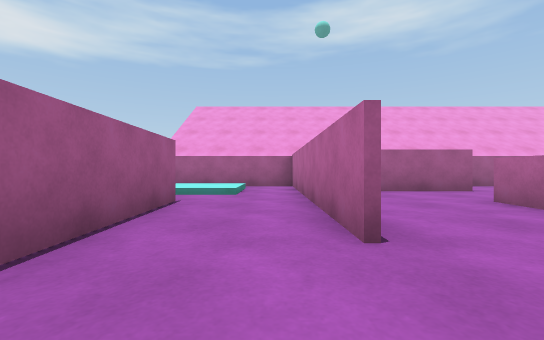
View 1 (above)

19 first-person views from a walk through a Unity game level. The camera is 0.51 m above the floor, looks level and sees 90° across. The floor is counted in squares, 1 m on a side. Each view is taken from the middle of a square. On the plan, view 1 faces up. The plan holds only what a view shows up to about 9 squares ahead; the rest is blank. The place goes on beyond the plan. The player character is not drawn.

View 2
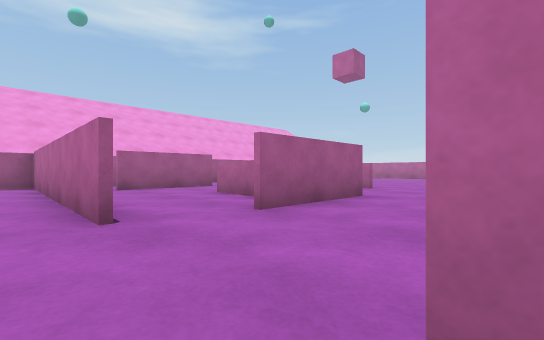

View 3
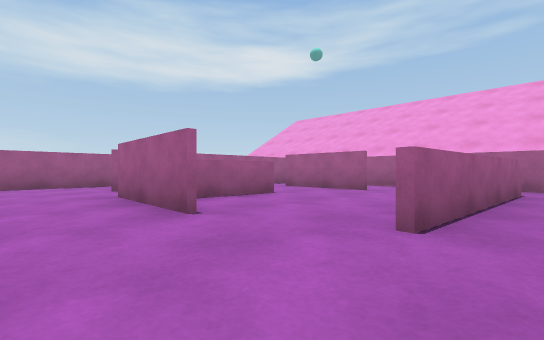

View 4
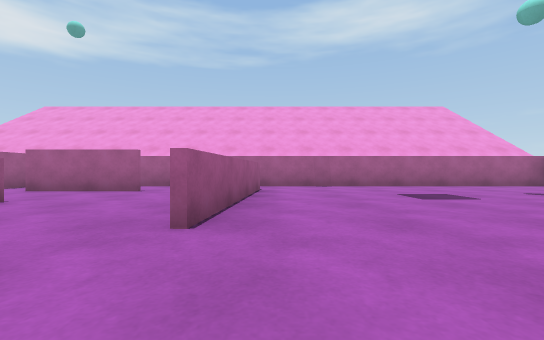

View 5
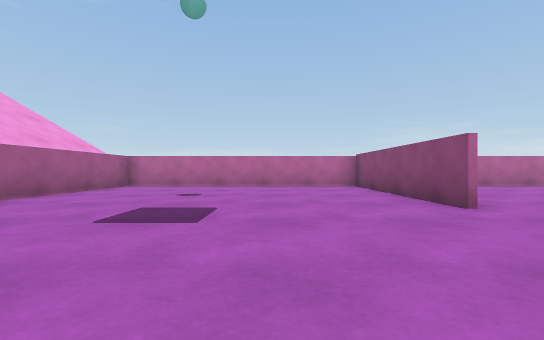

View 6
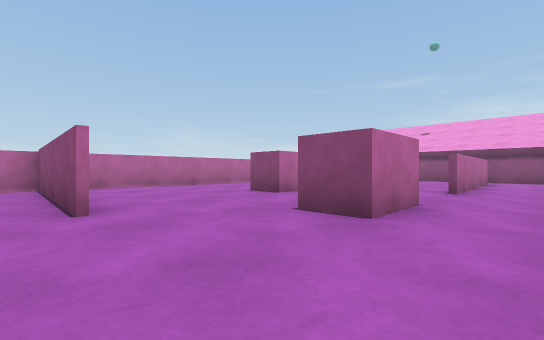

View 7
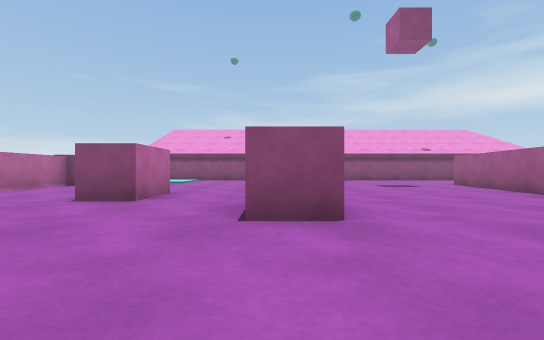

View 8
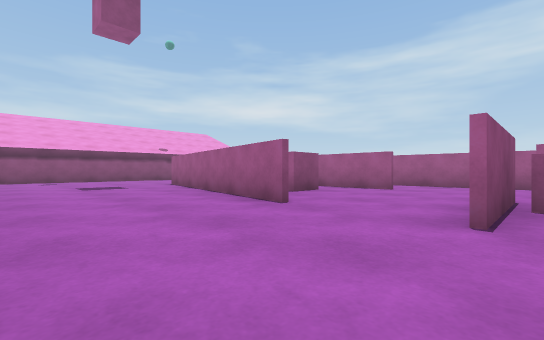

View 9
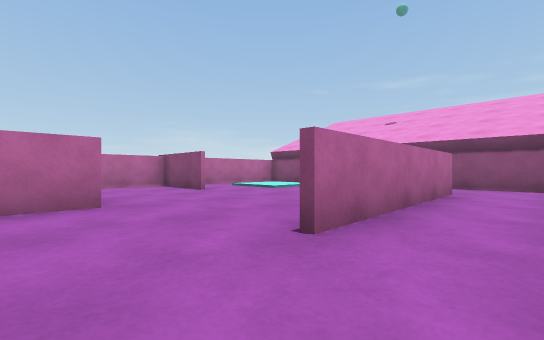

View 10
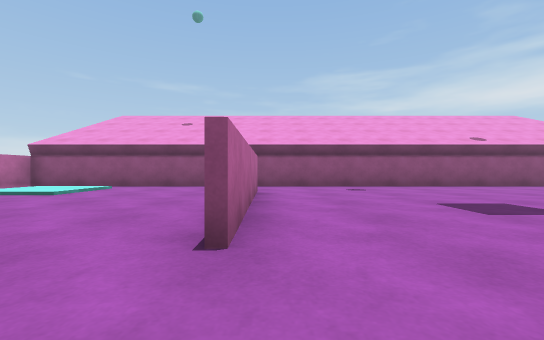

View 11
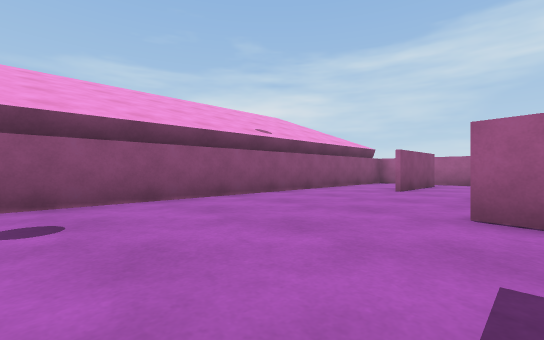

View 12
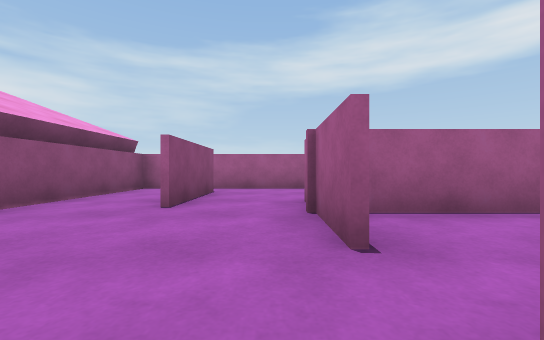

View 13
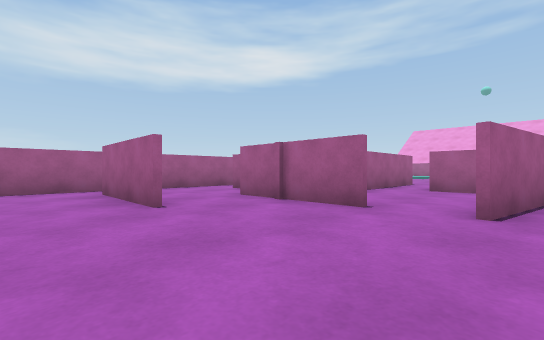

View 14
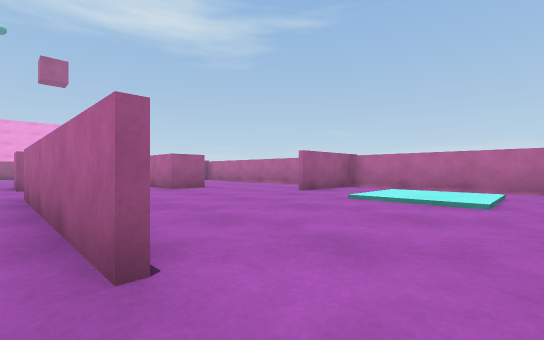

View 15
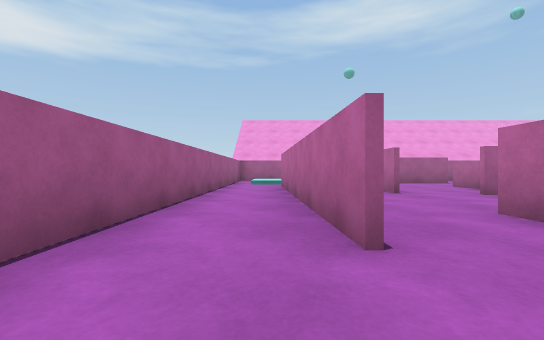

View 16
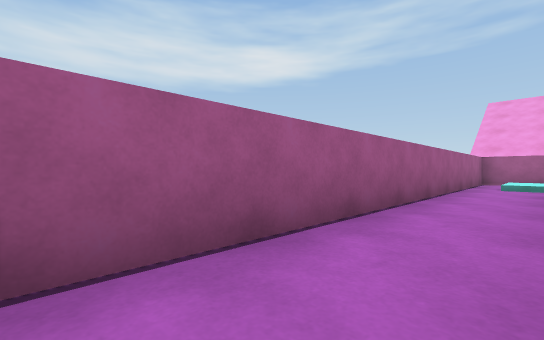

View 17
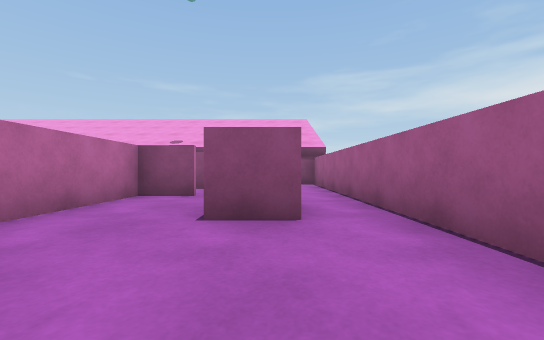

View 18
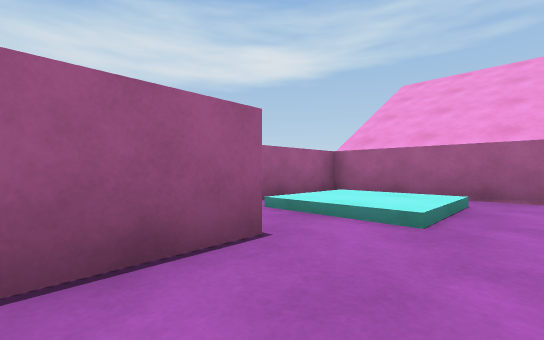

View 19
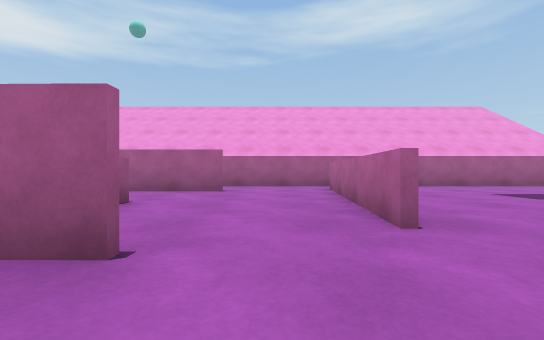

### Floor plan
Points are (right, up) in squares from view 1. A wall is a line through its corners. A room is listed if a view was taken in it or the views show most of it. See-through windows are left out.
Room 1 (views 1, 2, 18)
walls: (-1.6, 4.5) (-1.3, -1.5); (0.6, 1.9) (0.6, 8.5) (-3.5, 8.5) (-3.5, 1.5); (-1.6, 1.5) (-1.7, 4.1); (0.6, -1.4) (0.6, -0.8)
ways out: opening at (-3, 2) to room 3; opening at (0, -1.5) to room 3; opening at (1, 0.5) to room 4
Room 2 (views 3, 4, 5, 6, 7, 8, 9, 10, 11, 12, 13, 14, 19)
walls: (11.5, 1.4) (16.5, 1.3); (4.9, -0.8) (3.6, -7.6); (14.2, -6.7) (16.6, -6.7); (7.1, 2.4) (7.3, 4.3); (9.4, -9.7) (9.3, -4.7); (16.6, -6.8) (14.2, -6.8); (2.3, -7.5) (-0.4, -7.5); (7.7, 7.3) (7.3, 2.3); (0.3, -9.5) (-2.5, -9.5); (-3.5, -8.5) (-3.5, -11.5) (16.6, -11.5) (16.6, 8.5) (7.4, 8.5)
ways out: opening at (-3, -9) to room 3; opening at (0, -8) to room 3; opening at (3, -8) to room 4; opening at (5, 0.5) to room 4; opening at (6, 3.5) to room 5; opening at (8, 8) to room 5
objects: pink block (10, -2) to (10, -1); pink block (12, -4) to (13, -3)
Room 3 (views 15, 16, 17)
walls: (-1.4, -2.4) (-1.6, 1.5); (-0.6, -7.3) (0.6, -7.4) (0.6, -4.6); (-2.5, -9.4) (0.3, -9.4); (-3.5, 1.5) (-3.5, -8.5)
ways out: opening at (-3, 2) to room 1; opening at (0, -1.5) to room 1; opening at (-3, -9) to room 2; opening at (0, -8) to room 2
objects: pink block (-2, -6) to (-2, -5)
Room 4 (no view inside)
walls: (0.8, -0.8) (0.8, -7.6); (5.2, 1.5) (2.3, 1.6)
ways out: opening at (1, 0.5) to room 1; opening at (3, -8) to room 2; opening at (5, 0.5) to room 2; opening at (2, 1) to room 6
objects: pink block (2, -3) to (3, -2)
Room 5 (no view inside)
walls: (4.8, 6.5) (3.6, 6.5); (3.7, 4.4) (3.5, 1.8); (7.3, 4.3) (7.5, 7.2); (7.4, 8.5) (2.5, 8.5); (0.8, 8) (0.8, 7.2)
ways out: opening at (6, 3.5) to room 2; opening at (8, 8) to room 2; opening at (4, 5.5) to room 6; gap at (2, 7) to room 6
Room 6 (no view inside)
walls: (3.4, 2.9) (3.6, 4.4); (2.5, 1.6) (5.1, 1.5); (3.6, 6.5) (2.1, 6.5)
ways out: opening at (2, 1) to room 4; opening at (4, 5.5) to room 5; gap at (2, 7) to room 5

Positions as (right, up) in squares from view 1, and headings:
1: (0, 0), facing up
2: (0, -1), facing up-right
3: (8, 0), facing up-left
4: (8, 0), facing up
5: (8, 4), facing right
6: (8, 2), facing down-right
7: (10, 2), facing down
8: (8, 2), facing down-left
9: (8, -3), facing down-right
10: (9, -3), facing down
11: (7, -7), facing down-left
12: (4, -8), facing left
13: (4, -11), facing up-left
14: (9, -11), facing up-right
15: (-2, -4), facing up
16: (-2, -3), facing up-left
17: (-2, -2), facing down
18: (0, 3), facing up-left
19: (6, 0), facing up
